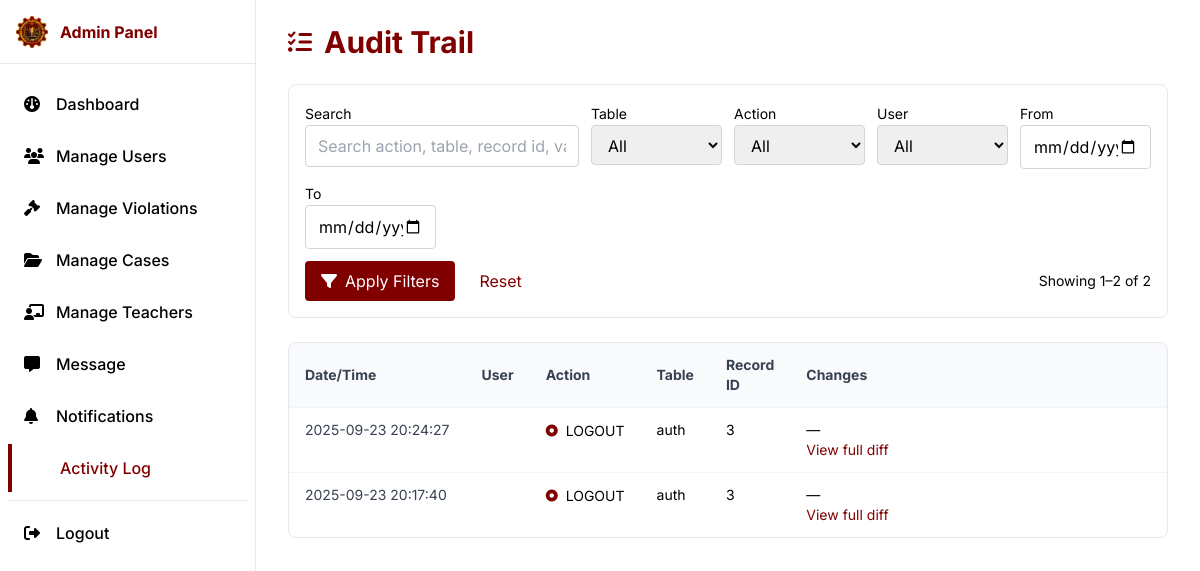
Page /pages/Admin/activity-log.php on the earlier database version.
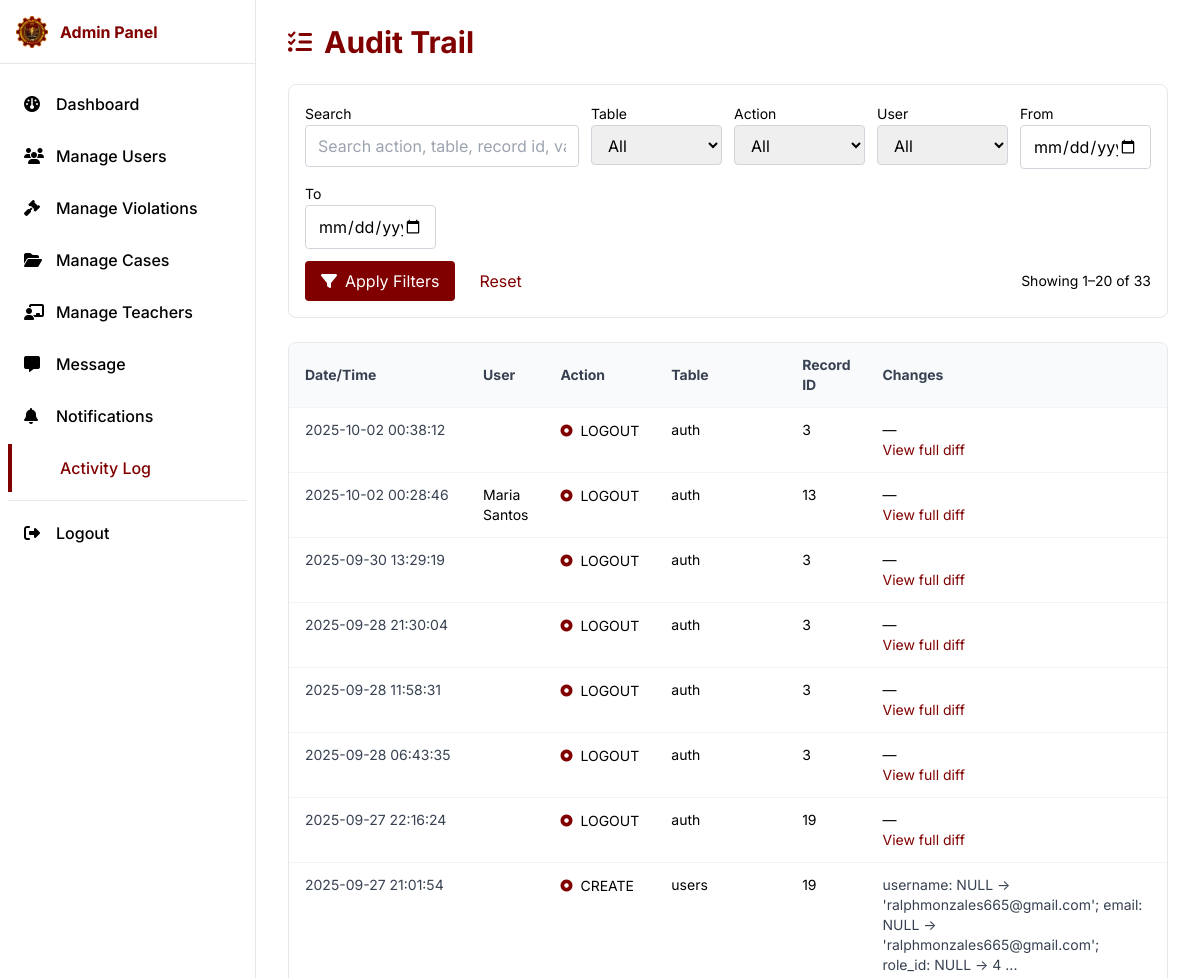
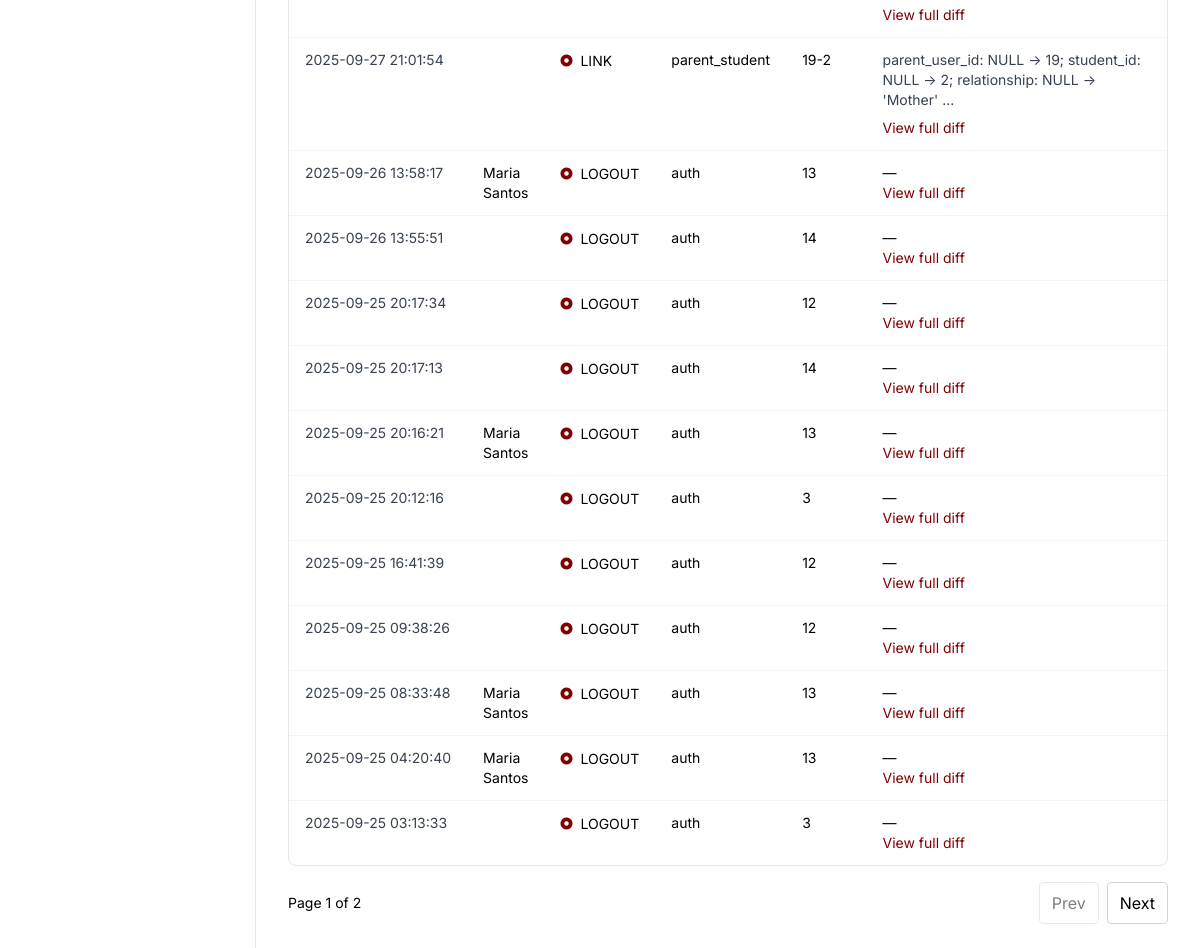
Same page on the later database version (2 pictures, top to bottom).
### tables this page shows
CREATE TABLE `audit_trail` (
  `id` bigint(20) UNSIGNED NOT NULL,
  `table_name` varchar(100) NOT NULL,
  `record_id` varchar(100) NOT NULL,
  `action` varchar(30) NOT NULL,
  `performed_by_user_id` bigint(20) UNSIGNED DEFAULT NULL,
  `old_values` longtext DEFAULT NULL CHECK (json_valid(`old_values`)),
  `new_values` longtext DEFAULT NULL CHECK (json_valid(`new_values`)),
  `created_at` timestamp NOT NULL DEFAULT current_timestamp()
);

### pages/Admin/activity-log.php (the view, shortened to what the changed rows need)
<?php
  require_once '../../components/admin-head.php';
  require_once '../../database/database.php';
  $page = isset($_GET['page']) && ctype_digit($_GET['page']) ? (int)$_GET['page'] : 1;
  $pageSize = 20;
  $offset = ($page - 1) * $pageSize;
  $where = [];
  $whereSql = $where ? ('WHERE ' . implode(' AND ', $where)) : '';
  $sqlCount = "SELECT COUNT(*) FROM audit_trail at $whereSql";
  $stmt = $pdo->prepare($sqlCount);
  $stmt->execute();
  $totalRows = (int)$stmt->fetchColumn();
  $totalPages = max(1, (int)ceil($totalRows / $pageSize));
  $sql = "
    SELECT at.*, u.username, u.email,
           CONCAT(COALESCE(s.first_name,''),' ',COALESCE(s.last_name,'')) AS staff_name
    FROM audit_trail at
    LEFT JOIN users u ON u.id = at.performed_by_user_id
    LEFT JOIN staff s ON s.user_id = u.id
    $whereSql
    ORDER BY at.created_at DESC
    LIMIT :limit OFFSET :offset
  ";
  $stmt = $pdo->prepare($sql);
  $stmt->bindValue(':limit', $pageSize, PDO::PARAM_INT);
  $stmt->bindValue(':offset', $offset, PDO::PARAM_INT);
  $stmt->execute();
  $logs = $stmt->fetchAll(PDO::FETCH_ASSOC);
?>
<div class="min-h-screen md:pl-64">
  <main class="px-4 md:px-8 py-6">
    <div class="flex items-center gap-3 mb-6">
      <h1 class="text-2xl md:text-3xl font-bold text-primary">Audit Trail</h1>
    </div>
    <form method="get" class="bg-white border border-gray-200 rounded-lg p-4 mb-6 grid grid-cols-1 md:grid-cols-6 gap-3">
      <div class="md:col-span-6 flex items-center gap-3">
        <button type="submit" class="bg-primary text-white px-4 py-2 rounded hover:opacity-90">
          <i class="fa-solid fa-filter mr-2"></i>Apply Filters
        </button>
        <a href="activity-log.php" class="text-primary px-3 py-2 hover:underline">Reset</a>
        <div class="text-sm text-gray ml-auto">Showing <?php echo $totalRows ? ($offset+1) : 0; ?>–<?php echo min($offset+$pageSize, $totalRows); ?> of <?php echo $totalRows; ?></div>
      </div>
    </form>
    <div class="bg-white border border-gray-200 rounded-lg overflow-x-auto">
      <table class="min-w-full text-sm">
        <thead class="bg-gray-50 text-gray-700">
          <tr>
            <th class="px-4 py-3 text-left">Date/Time</th>
            <th class="px-4 py-3 text-left">User</th>
            <th class="px-4 py-3 text-left">Action</th>
            <th class="px-4 py-3 text-left">Table</th>
            <th class="px-4 py-3 text-left">Record ID</th>
            <th class="px-4 py-3 text-left">Changes</th>
          </tr>
        </thead>
        <tbody>
          <?php if (!$logs): ?>
            <tr>
              <td colspan="6" class="px-4 py-6 text-center text-gray">No audit events found for the selected filters.</td>
            </tr>
          <?php else: ?>
            <?php foreach ($logs as $i => $row): ?>
              <?php
                $displayUser = $row['staff_name'] ? trim($row['staff_name']) : ($row['username'] ?: ($row['email'] ?: 'System'));
                $old = null; $new = null;
                if (!empty($row['new_values'])) { $new = json_decode($row['new_values'], true); }
                $preview = '';
                if (is_array($old) || is_array($new)) {
                  $keys = array_unique(array_merge(array_keys((array)$old), array_keys((array)$new)));
                  $slice = array_slice($keys, 0, 3);
                  $parts = [];
                  foreach ($slice as $k) {
                    $ov = isset($old[$k]) ? $old[$k] : null;
                    $nv = isset($new[$k]) ? $new[$k] : null;
                    $parts[] = htmlspecialchars($k) . ': ' . htmlspecialchars(var_export($ov, true)) . ' → ' . htmlspecialchars(var_export($nv, true));
                  }
                  $preview = implode('; ', $parts);
                }
                $rowId = 'chg_' . $row['id'];
              ?>
              <tr class="border-t border-gray-100 align-top">
                <td class="px-4 py-3 whitespace-nowrap text-gray-700"><?php echo htmlspecialchars(date('Y-m-d H:i:s', strtotime($row['created_at']))); ?></td>
                <td class="px-4 py-3"><?php echo htmlspecialchars($displayUser); ?></td>
                <td class="px-4 py-3"><span class="inline-flex items-center gap-2"><i class="fa-solid fa-circle-dot text-primary text-xs"></i> <?php echo htmlspecialchars($row['action']); ?></span></td>
                <td class="px-4 py-3"><?php echo htmlspecialchars($row['table_name']); ?></td>
                <td class="px-4 py-3"><?php echo htmlspecialchars($row['record_id']); ?></td>
                <td class="px-4 py-3 w-[480px]">
                  <?php if ($preview): ?>
                    <div class="text-gray-700 mb-2"><?php echo $preview; ?><?php if (strlen($preview) > 0) echo ' ...'; ?></div>
                  <?php else: ?>
                    <div class="text-gray">—</div>
                  <?php endif; ?>
                  <button type="button" class="text-primary text-sm hover:underline" onclick="toggleDetails('<?php echo $rowId; ?>')">
                    View full diff
                  </button>
                </td>
              </tr>
            <?php endforeach; ?>
          <?php endif; ?>
        </tbody>
      </table>
    </div>
    <?php if ($totalPages > 1): ?>
      <div class="flex items-center justify-between mt-4">
        <div class="text-sm text-gray">Page <?php echo $page; ?> of <?php echo $totalPages; ?></div>
        <div class="flex gap-2">
          <?php
            $baseParams = $_GET; unset($baseParams['page']);
            $buildLink = function($p) use ($baseParams) {
              $params = $baseParams; $params['page'] = $p; return 'activity-log.php?' . http_build_query($params);
            };
          ?>
          <a class="px-3 py-2 border border-gray-300 rounded <?php echo $page<=1?'pointer-events-none opacity-50':''; ?>" href="<?php echo $page>1 ? $buildLink($page-1) : '#'; ?>">Prev</a>
          <a class="px-3 py-2 border border-gray-300 rounded <?php echo $page>=$totalPages?'pointer-events-none opacity-50':''; ?>" href="<?php echo $page<$totalPages ? $buildLink($page+1) : '#'; ?>">Next</a>
        </div>
      </div>
    <?php endif; ?>
  </main>
</div>
<?php require_once '../../components/admin-footer.php'; ?>

Differences in the rows shown:
no longer on this page (row unchanged): audit_trail: created_at "2025-09-23 20:24:27", action "LOGOUT", table_name "auth", record "3"
no longer on this page (row unchanged): audit_trail: created_at "2025-09-23 20:17:40", action "LOGOUT", table_name "auth", record "3"
added audit_trail: created_at "2025-10-02 00:38:12", action "LOGOUT", table_name "auth", record "3"
added audit_trail: created_at "2025-10-02 00:28:46", displayUser "Maria Santos", action "LOGOUT", table_name "auth", record "13"
added audit_trail: created_at "2025-09-30 13:29:19", action "LOGOUT", table_name "auth", record "3"
added audit_trail: created_at "2025-09-28 21:30:04", action "LOGOUT", table_name "auth", record "3"
added audit_trail: created_at "2025-09-28 11:58:31", action "LOGOUT", table_name "auth", record "3"
added audit_trail: created_at "2025-09-28 06:43:35", action "LOGOUT", table_name "auth", record "3"
added audit_trail: created_at "2025-09-27 22:16:24", action "LOGOUT", table_name "auth", record "19"
added audit_trail: created_at "2025-09-27 21:01:54", action "CREATE", table_name "users", record "19", preview "username: NULL → 'ralphmonzales665@gmail.com'; email: NULL → 'ralphmonzales665@gmail.com'; role_id: NULL → 4"
added audit_trail: created_at "2025-09-27 21:01:54", action "LINK", table_name "parent_student", record "19-2", preview "parent_user_id: NULL → 19; student_id: NULL → 2; relationship: NULL → 'Mother'"
added audit_trail: created_at "2025-09-26 13:58:17", displayUser "Maria Santos", action "LOGOUT", table_name "auth", record "13"
added audit_trail: created_at "2025-09-26 13:55:51", action "LOGOUT", table_name "auth", record "14"
added audit_trail: created_at "2025-09-25 20:17:34", action "LOGOUT", table_name "auth", record "12"
added audit_trail: created_at "2025-09-25 20:17:13", action "LOGOUT", table_name "auth", record "14"
added audit_trail: created_at "2025-09-25 20:16:21", displayUser "Maria Santos", action "LOGOUT", table_name "auth", record "13"
added audit_trail: created_at "2025-09-25 20:12:16", action "LOGOUT", table_name "auth", record "3"
added audit_trail: created_at "2025-09-25 16:41:39", action "LOGOUT", table_name "auth", record "12"
added audit_trail: created_at "2025-09-25 09:38:26", action "LOGOUT", table_name "auth", record "12"
added audit_trail: created_at "2025-09-25 08:33:48", displayUser "Maria Santos", action "LOGOUT", table_name "auth", record "13"
added audit_trail: created_at "2025-09-25 04:20:40", displayUser "Maria Santos", action "LOGOUT", table_name "auth", record "13"
added audit_trail: created_at "2025-09-25 03:13:33", action "LOGOUT", table_name "auth", record "3"
Other differences:
min($offset+$pageSize, $totalRows): "2" → "20"
$totalRows: "2" → "33"
$page: (not shown) → "1"
$totalPages: (not shown) → "2"
text now shown: "Page of Prev Next"
